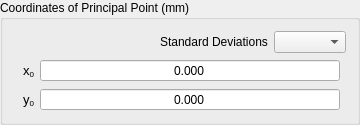
       <widget class="QGroupBox" name="groupBox_7">
        <property name="sizePolicy">
         <sizepolicy hsizetype="Preferred" vsizetype="Preferred">
          <horstretch>0</horstretch>
          <verstretch>0</verstretch>
         </sizepolicy>
        </property>
        <property name="contextMenuPolicy">
         <enum>Qt::DefaultContextMenu</enum>
        </property>
        <property name="title">
         <string>Coordinates of Principal Point (mm)</string>
        </property>
        <property name="checkable">
         <bool>false</bool>
        </property>
        <layout class="QVBoxLayout" name="verticalLayout_9">
         <item>
          <layout class="QHBoxLayout" name="horizontalLayout_46">
           <item>
            <spacer name="horizontalSpacer_4">
             <property name="orientation">
              <enum>Qt::Horizontal</enum>
             </property>
             <property name="sizeHint" stdset="0">
              <size>
               <width>40</width>
               <height>20</height>
              </size>
             </property>
            </spacer>
           </item>
           <item>
            <widget class="QLabel" name="label_16">
             <property name="text">
              <string>Standard Deviations</string>
             </property>
            </widget>
           </item>
           <item>
            <widget class="SigmaFormTypeSelector" name="principalSigmaSelector"/>
           </item>
          </layout>
         </item>
         <item>
          <layout class="QHBoxLayout" name="horizontalLayout_5" stretch="1,1">
           <item>
            <layout class="QVBoxLayout" name="verticalLayout_8">
             <item>
              <layout class="QHBoxLayout" name="horizontalLayout_4" stretch="0,0">
               <property name="sizeConstraint">
                <enum>QLayout::SetDefaultConstraint</enum>
               </property>
               <property name="leftMargin">
                <number>0</number>
               </property>
               <property name="rightMargin">
                <number>0</number>
               </property>
               <item>
                <widget class="QLabel" name="label_22">
                 <property name="sizePolicy">
                  <sizepolicy hsizetype="Preferred" vsizetype="Preferred">
                   <horstretch>0</horstretch>
                   <verstretch>0</verstretch>
                  </sizepolicy>
                 </property>
                 <property name="minimumSize">
                  <size>
                   <width>20</width>
                   <height>0</height>
                  </size>
                 </property>
                 <property name="text">
                  <string>&lt;!DOCTYPE HTML PUBLIC &quot;-//W3C//DTD HTML 4.0//EN&quot; &quot;http://www.w3.org/TR/REC-html40/strict.dtd&quot;&gt;
&lt;html&gt;&lt;head&gt;&lt;meta name=&quot;qrichtext&quot; content=&quot;1&quot; /&gt;&lt;style type=&quot;text/css&quot;&gt;
p, li { white-space: pre-wrap; }
&lt;/style&gt;&lt;/head&gt;&lt;body style=&quot; font-family:'Sans'; font-size:10pt; font-weight:400; font-style:normal;&quot;&gt;
&lt;table border=&quot;0&quot; style=&quot;-qt-table-type: root; margin-top:4px; margin-bottom:4px; margin-left:4px; margin-right:4px;&quot;&gt;
&lt;tr&gt;
&lt;td style=&quot;border: none;&quot;&gt;
&lt;p align=&quot;right&quot; style=&quot; margin-top:0px; margin-bottom:0px; margin-left:0px; margin-right:0px; -qt-block-indent:0; text-indent:0px;&quot;&gt;&lt;span style=&quot; font-family:'MS Shell Dlg 2';&quot;&gt;x&lt;/span&gt;&lt;span style=&quot; font-family:'MS Shell Dlg 2'; vertical-align:sub;&quot;&gt;0&lt;/span&gt;&lt;/p&gt;&lt;/td&gt;&lt;/tr&gt;&lt;/table&gt;&lt;/body&gt;&lt;/html&gt;</string>
                 </property>
                </widget>
               </item>
               <item>
                <widget class="QDoubleSpinBox" name="principalX0doubleSpin">
                 <property name="sizePolicy">
                  <sizepolicy hsizetype="MinimumExpanding" vsizetype="Fixed">
                   <horstretch>0</horstretch>
                   <verstretch>0</verstretch>
                  </sizepolicy>
                 </property>
                 <property name="minimumSize">
                  <size>
                   <width>300</width>
                   <height>0</height>
                  </size>
                 </property>
                 <property name="alignment">
                  <set>Qt::AlignCenter</set>
                 </property>
                 <property name="buttonSymbols">
                  <enum>QAbstractSpinBox::NoButtons</enum>
                 </property>
                 <property name="accelerated">
                  <bool>true</bool>
                 </property>
                 <property name="decimals">
                  <number>3</number>
                 </property>
                 <property name="minimum">
                  <double>-10000.000000000000000</double>
                 </property>
                 <property name="maximum">
                  <double>10000.000000000000000</double>
                 </property>
                </widget>
               </item>
              </layout>
             </item>
             <item>
              <layout class="QHBoxLayout" name="horizontalLayout_6" stretch="0,0">
               <item>
                <widget class="QLabel" name="label_24">
                 <property name="minimumSize">
                  <size>
                   <width>20</width>
                   <height>0</height>
                  </size>
                 </property>
                 <property name="text">
                  <string>&lt;!DOCTYPE HTML PUBLIC &quot;-//W3C//DTD HTML 4.0//EN&quot; &quot;http://www.w3.org/TR/REC-html40/strict.dtd&quot;&gt;
&lt;html&gt;&lt;head&gt;&lt;meta name=&quot;qrichtext&quot; content=&quot;1&quot; /&gt;&lt;style type=&quot;text/css&quot;&gt;
p, li { white-space: pre-wrap; }
&lt;/style&gt;&lt;/head&gt;&lt;body style=&quot; font-family:'Sans'; font-size:10pt; font-weight:400; font-style:normal;&quot;&gt;
&lt;table border=&quot;0&quot; style=&quot;-qt-table-type: root; margin-top:4px; margin-bottom:4px; margin-left:4px; margin-right:4px;&quot;&gt;
&lt;tr&gt;
&lt;td style=&quot;border: none;&quot;&gt;
&lt;p align=&quot;right&quot; style=&quot; margin-top:0px; margin-bottom:0px; margin-left:0px; margin-right:0px; -qt-block-indent:0; text-indent:0px;&quot;&gt;y&lt;span style=&quot; vertical-align:sub;&quot;&gt;0&lt;/span&gt;&lt;/p&gt;&lt;/td&gt;&lt;/tr&gt;&lt;/table&gt;&lt;/body&gt;&lt;/html&gt;</string>
                 </property>
                </widget>
               </item>
               <item>
                <widget class="QDoubleSpinBox" name="principalY0doubleSpin">
                 <property name="sizePolicy">
                  <sizepolicy hsizetype="MinimumExpanding" vsizetype="Fixed">
                   <horstretch>0</horstretch>
                   <verstretch>0</verstretch>
                  </sizepolicy>
                 </property>
                 <property name="minimumSize">
                  <size>
                   <width>300</width>
                   <height>0</height>
                  </size>
                 </property>
                 <property name="alignment">
                  <set>Qt::AlignCenter</set>
                 </property>
                 <property name="buttonSymbols">
                  <enum>QAbstractSpinBox::NoButtons</enum>
                 </property>
                 <property name="accelerated">
                  <bool>true</bool>
                 </property>
                 <property name="decimals">
                  <number>3</number>
                 </property>
                 <property name="minimum">
                  <double>-10000.000000000000000</double>
                 </property>
                 <property name="maximum">
                  <double>10000.000000000000000</double>
                 </property>
                </widget>
               </item>
              </layout>
             </item>
            </layout>
           </item>
           <item>
            <widget class="SigmaFormContent" name="principalSigmaContent">
             <property name="frameShape">
              <enum>QFrame::NoFrame</enum>
             </property>
             <property name="frameShadow">
              <enum>QFrame::Raised</enum>
             </property>
             <property name="lineWidth">
              <number>0</number>
             </property>
            </widget>
           </item>
          </layout>
         </item>
        </layout>
       </widget>
